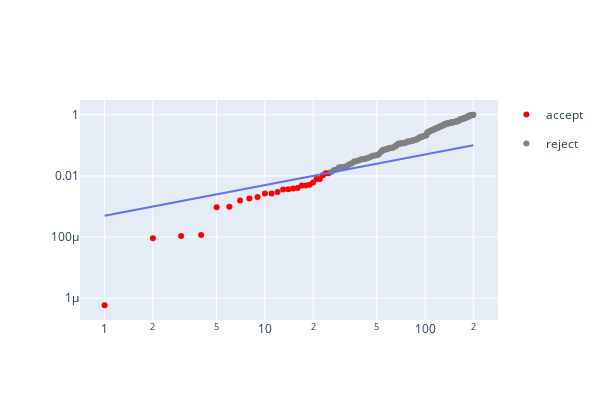

Notebook source saved alongside this figure:
### Code cell
fig = go.Figure()
fig.add_traces([trace1, trace2, trace3])
fig.update_layout(height=400, width=600)
fig.update_xaxes(type="log")
fig.update_yaxes(type="log")
fig.show()

### Figure 1 — Plotly figure (JSON) as saved in the notebook; plotly's stock layout.template omitted (floating-point values rounded to 4 significant figures; data arrays with more than 128 entries replaced by an {"elided": "..."} marker saying what was removed)
{"data": [{"hovertemplate": "<b>%{hovertext}</b><br><br>is_accept=accept<br>order=%{x}<br>p=%{y}<extra></extra>", "hovertext": ["SIG2", "SIG189", "SIG61", "SIG59", "SIG22", "SIG178", "SIG102", "SIG49", "SIG24", "SIG47", "SIG136", "SIG166", "SIG52", "SIG111", "SIG154", "SIG200", "SIG19", "SIG142", "SIG69", "SIG46", "SIG50", "SIG20", "SIG186", "SIG17", "SIG83"], "legendgroup": "accept", "marker": {"color": "red", "symbol": "circle"}, "mode": "markers", "name": "accept", "orientation": "v", "showlegend": true, "type": "scatter", "x": [1, 2, 3, 4, 5, 6, 7, 8, 9, 10, 11, 12, 13, 14, 15, 16, 17, 18, 19, 20, 21, 22, 23, 24, 25], "xaxis": "x", "y": [5.88e-07, 9.12e-05, 0.0001081, 0.0001173, 0.0009373, 0.000985, 0.001553, 0.001825, 0.002033, 0.00264, 0.002649, 0.002953, 0.003614, 0.003655, 0.003842, 0.004021, 0.004805, 0.004886, 0.005108, 0.006027, 0.007859, 0.007956, 0.01044, 0.01208, 0.01218], "yaxis": "y"}, {"hovertemplate": "<b>%{hovertext}</b><br><br>is_accept=reject<br>order=%{x}<br>p=%{y}<extra></extra>", "hovertext": {"elided": "175 str values"}, "legendgroup": "reject", "marker": {"color": "gray", "symbol": "circle"}, "mode": "markers", "name": "reject", "orientation": "v", "showlegend": true, "type": "scatter", "x": {"elided": "175 int values"}, "xaxis": "x", "y": {"elided": "175 float values"}, "yaxis": "y"}, {"hovertemplate": "order=%{x}<br>bh=%{y}<extra></extra>", "legendgroup": "", "line": {"color": "#636efa", "dash": "solid"}, "mode": "lines", "name": "", "orientation": "v", "showlegend": false, "type": "scatter", "x": {"elided": "200 int values"}, "xaxis": "x", "y": {"elided": "200 float values"}, "yaxis": "y"}], "layout": {"height": 400, "width": 600, "xaxis": {"type": "log"}, "yaxis": {"type": "log"}}}
